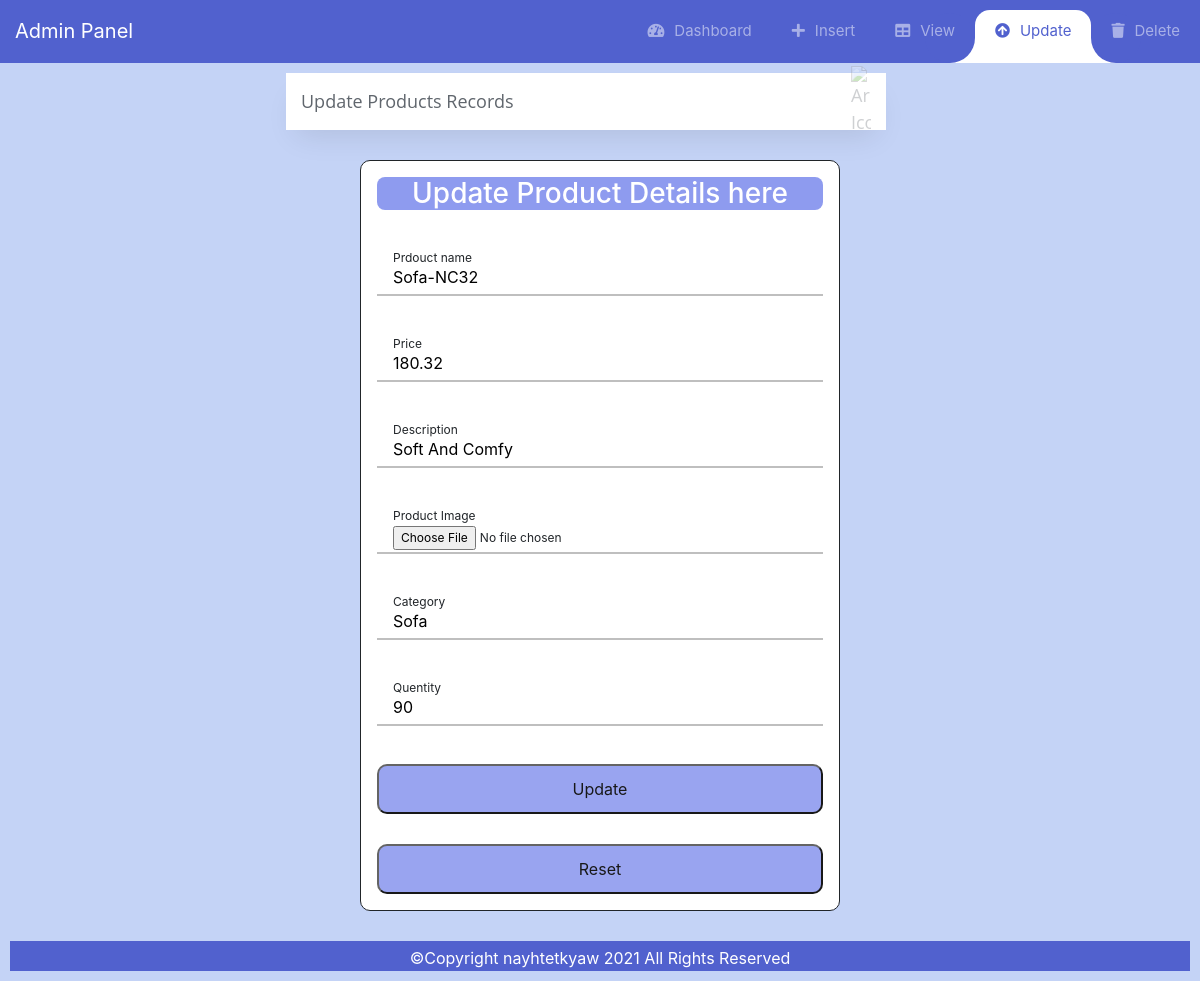
Page /admin/product_update.php?idProduct=82 on the committed database.
### tables this page shows
CREATE TABLE `Products` (
  `idProduct` int NOT NULL AUTO_INCREMENT,
  `name` varchar(45) NOT NULL,
  `price` varchar(45) NOT NULL,
  `description` varchar(45) DEFAULT NULL,
  `image` blob,
  `category` varchar(50) NOT NULL,
  `stock` varchar(45) NOT NULL,
  PRIMARY KEY (`idProduct`)
);

### admin/product_update.php (the view, shortened to what this page needs)
<?php
    $dsn = 'mysql:dbname=Ecomm;host=localhost';
    $dbuser ='root';
    $dbPassword ='Security-sql1122';
    try{
        $connection = new PDO($dsn , $dbuser, $dbPassword);
    }catch(PDOException $e){
        $_SESSION['messages'][] = 'Connection failed!' . $e->getMessage();
        header('Location:index.php');
    }
   if(isset($_GET['idProduct'])){
    $ID = $_GET['idProduct'];
    $statement = "SELECT * FROM Products WHERE idProduct='$ID' ";
    $result = $connection->query($statement);
    foreach($result as $row){
        $name = $row['name'];
        $price = $row['price'];
        $description = $row['description'];
        $image = $row['image'];
        $category = $row['category'];
        $stock = $row['stock'];
    }
   }else{
        $name = '';
        $price = '';
        $description = '';
        $category = '';
        $stock = '';
    }
?>
<!DOCTYPE html>
<html lang="en">
<head>
    <link rel='stylesheet' href='https://stackpath.bootstrapcdn.com/bootstrap/4.3.1/css/bootstrap.min.css'>
    <link rel='stylesheet' href='https://cdnjs.cloudflare.com/ajax/libs/font-awesome/5.10.2/css/all.css'>
    <link rel="stylesheet" href="nav/style.css">
</head>
<body>
    <nav class="navbar navbar-expand-custom navbar-mainbg">
            <a class="navbar-brand navbar-logo" href="#">Admin Panel</a>
            <div class="collapse navbar-collapse" id="navbarSupportedContent">
                <ul class="navbar-nav ml-auto">
                    <div class="hori-selector">
                        <div class="left"></div>
                        <div class="right"></div>
                    </div>
                    <li class="nav-item">
                        <a class="nav-link" href=""><i class="fas fa-tachometer-alt"></i>Dashboard</a>
                    </li>
                    <li class="nav-item">
                        <a class="nav-link" href="product_insert.php"><i class="fa fa-plus"></i>Insert</a>
                    </li>
                    <li class="nav-item">
                        <a class="nav-link" href="product_view.php"><i class="fa fa-table"></i>View</a>
                    </li>
                    <li class="nav-item active">
                        <a class="nav-link" href="product_update.php"><i class="fa fa-arrow-circle-up"></i>Update</a>
                    </li>
                    <li class="nav-item">
                        <a class="nav-link" href="product_delete.php"><i class="fa fa-trash"></i>Delete</a>
                    </li>
                </ul>
            </div>
        </nav>
        <div class='main-body'>
        <div class="option">
            <div class="select-box">
                <div class="select-box__current" tabindex="1">
                    <div class="select-box__value">
                        <p class="select-box__input-text">Update Products Records</p>
                    </div>
                    <img class="select-box__icon" src="http://cdn.onlinewebfonts.com/svg/img_295694.svg" alt="Arrow Icon" aria-hidden="true"/>
                </div>
        </div>
        </div>
            <form enctype="multipart/form-data" method="POST" action="" class="form">
            <div class="container">
            <form method="POST" action="">
                <h3 style="text-align: center; background-color:#8e9bef; border-radius:8px; color: white;">Update Product Details here</h3>
                <label class="field field_v1">
                    <input class="field__input" type="text" name='name' value="<?php echo $name; ?>" placeholder="e.g Nice sofa">
                        <span class="field__label-wrap">
                            <span class="field__label">Prdouct name</span>
                        </span>
                </label>
                <label class="field field_v1">
                    <input class="field__input" type="text" value="<?php echo $price; ?>" name='price' placeholder="e.g $200">
                        <span class="field__label-wrap">
                            <span class="field__label">Price</span>
                        </span>
                </label>
                <label class="field field_v1">
                    <input class="field__input" type="text" value="<?php echo $description; ?>" name='description' placeholder="Description">
                        <span class="field__label-wrap">
                            <span class="field__label">Description</span>
                        </span>
                </label>
                <label class="field field_v1">
                    <input class="field__input" type="file" value="<?php echo $image; ?>" name='image'>
                        <span class="field__label-wrap">
                            <span class="field__label">Product Image</span>
                        </span>
                </label>
                <label class="field field_v1">
                    <input class="field__input" type="text" value="<?php echo $category; ?>" name='category'placeholder="e.g chair">
                        <span class="field__label-wrap">
                            <span class="field__label">Category</span>
                        </span>
                </label>
                <label class="field field_v1">
                    <input class="field__input" value="<?php echo $stock; ?>" name='stock'placeholder="number of stock">
                        <span class="field__label-wrap">
                            <span class="field__label">Quentity</span>
                        </span>
                </label>
                <button type="submit" name="submit" value="update">
                    Update
                </button>
                <button type="botton" name="reset" value="clear">
                    Reset
                </button>
            </form>
            </div>
            </form>
            <div class="footer">
                <p>&copy;Copyright nayhtetkyaw 2021 All Rights Reserved</p>
            </div>
        </div>
    </body>
</html>

### admin/nav/style.css (style rules this page uses)
* { margin: 0; padding: 0; }
i { margin-right: 10px; }
.navbar-logo { padding: 15px; color: #fff; }
.navbar-mainbg { background-color: #5161ce; padding: 0px; }
#navbarSupportedContent { overflow: hidden; position: relative; }
#navbarSupportedContent ul { padding: 0px; margin: 0px; }
#navbarSupportedContent ul li a i { margin-right: 10px; }
#navbarSupportedContent li { list-style-type: none; float: left; }
#navbarSupportedContent ul li a { color: rgba(255, 255, 255, 0.5); text-decoration: none; font-size: 15px; display: block; padding: 20px 20px; transition-duration: 0.6s; transition-timing-function: cubic-bezier(0.68, -0.55, 0.265, 1.55); position: relative; }
#navbarSupportedContent>ul>li.active>a { color: #5161ce; background-color: transparent; transition: all 0.7s; }
.hori-selector { display: inline-block; position: absolute; height: 100%; top: 0px; left: 0px; transition-duration: 0.6s; transition-timing-function: cubic-bezier(0.68, -0.55, 0.265, 1.55); background-color: #fff; border-top-left-radius: 15px; border-top-right-radius: 15px; margin-top: 10px; }
.hori-selector .right, .hori-selector .left { position: absolute; width: 25px; height: 25px; background-color: #fff; bottom: 10px; }
.hori-selector .right { right: -25px; }
.hori-selector .left { left: -25px; }
.hori-selector .right:before, .hori-selector .left:before { content: ''; position: absolute; width: 50px; height: 50px; border-radius: 50%; background-color: #5161ce; }
.hori-selector .right:before { bottom: 0; right: -25px; }
.hori-selector .left:before { bottom: 0; left: -25px; }
@media (min-width: 992px) { .navbar-expand-custom { -ms-flex-flow: row nowrap; flex-flow: row nowrap; -ms-flex-pack: start; justify-content: flex-start; } }
@media (min-width: 992px) { .navbar-expand-custom .navbar-nav { -ms-flex-direction: row; flex-direction: row; } }
@media (min-width: 992px) { .navbar-expand-custom .navbar-collapse { display: -ms-flexbox!important; display: flex!important; -ms-flex-preferred-size: auto; flex-basis: auto; } }

### rows in the picture
products: name "Sofa-NC32", price "180.32", description "Soft And Comfy", category "Sofa", stock "90"
